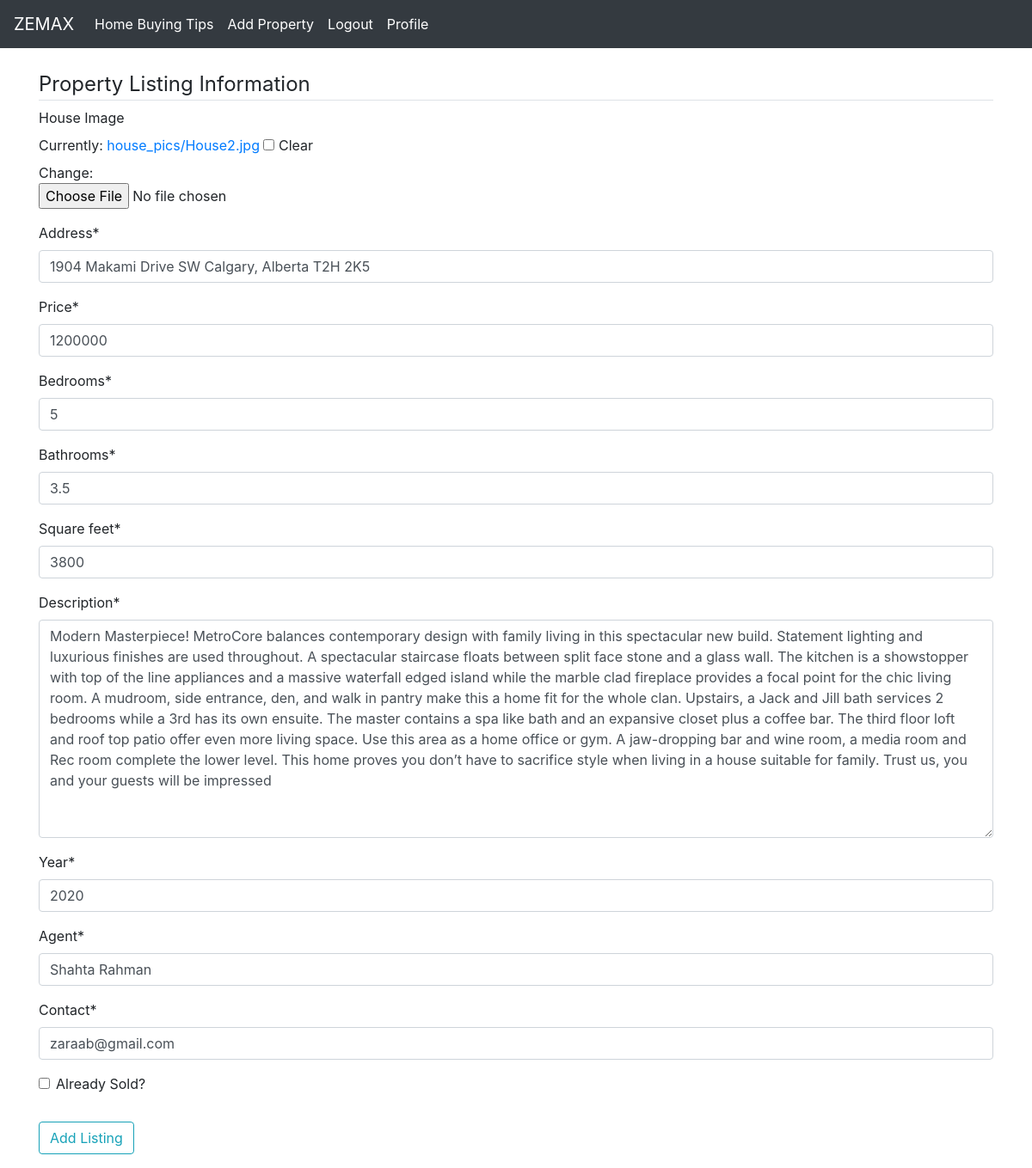
Screenshot of /2/update (signed in) with the database file from the repository.
### zemax/models.py (models this page shows, shortened)
class House(models.Model):
    house_image = models.ImageField(default='default.jpg', upload_to='house_pics', blank=True, max_length=1500,
                                    verbose_name='House Image')
    house_image2 = models.ImageField(default='default.jpg', upload_to='house_pics', blank=True)
    house_image3 = models.ImageField(default='default.jpg', upload_to='house_pics', blank=True)
    house_image4 = models.ImageField(default='default.jpg', upload_to='house_pics', blank=True)
    house_image5 = models.ImageField(default='default.jpg', upload_to='house_pics', blank=True)
    house_image6 = models.ImageField(default='default.jpg', upload_to='house_pics', blank=True)
    house_image7 = models.ImageField(default='default.jpg', upload_to='house_pics', blank=True)
    house_image8 = models.ImageField(default='default.jpg', upload_to='house_pics', blank=True)
    house_image9 = models.ImageField(default='default.jpg', upload_to='house_pics', blank=True)
    house_image10 = models.ImageField(default='default.jpg', upload_to='house_pics', blank=True)
    house_image11 = models.ImageField(default='default.jpg', upload_to='house_pics', blank=True)
    house_image12 = models.ImageField(default='default.jpg', upload_to='house_pics', blank=True)
    house_image13 = models.ImageField(default='default.jpg', upload_to='house_pics', blank=True)
    house_image14 = models.ImageField(default='default.jpg', upload_to='house_pics', blank=True)
    house_image15 = models.ImageField(default='default.jpg', upload_to='house_pics', blank=True)
    house_image16 = models.ImageField(default='default.jpg', upload_to='house_pics', blank=True)
    house_image17 = models.ImageField(default='default.jpg', upload_to='house_pics', blank=True)
    address = models.CharField(max_length=255)
    price = models.IntegerField()
    bedrooms = models.IntegerField()
    bathrooms = models.FloatField()
    square_feet = models.IntegerField()
    description = models.TextField()
    year = models.IntegerField(default=2020)
    agent = models.CharField(max_length=255)
    contact = models.EmailField(max_length=255)
    sold = models.BooleanField(default=False, verbose_name='Already Sold?')

### zemax/views.py (the view, shortened to what this page needs)
# urls.py: path('<int:pk>/update', HouseUpdateView.as_view(), name='update'),
class HouseUpdateView(LoginRequiredMixin, UpdateView):
    model = House
    fields = ['house_image', 'address', 'price',
              'bedrooms', 'bathrooms', 'square_feet', 'description', 'year', 'agent', 'contact', 'sold']
    login_url = '/login'

### zemax/templates/zemax/House_form.html (shortened to what this page needs)
{% extends 'zemax/base.html' %}
{% load crispy_forms_tags %}
{% block content %}
<br>
    <div class="content-section container">
        <form enctype="multipart/form-data" method="POST">
            <fieldset class="form-group">
                <legend class="border-bottom md-4">Property Listing Information</legend>
                {{ form|crispy }}
            </fieldset>
            <div class="form-group">
                <button type="submit" class="btn btn-outline-info">Add Listing</button>
            </div>
        </form>
    </div>
{% endblock %}

### rows the page displays
House: address "1904 Makami Drive SW Calgary, Alberta T2H 2K5", price "1200000", bedrooms "5", bathrooms "3.5", square_feet "3800", description "Modern Masterpiece! MetroCore balances contemporary design with family living in this spectacular new build. Statement lighting and luxurious finishes are used throughout. A spectacular staircase floats between split face stone and a glass wall. The kitchen is a showstopper with top of the line appliances and a massive waterfall edged island while the marble clad fireplace provides a focal point for the chic living room. A mudroom, side entrance, den, and walk in pantry make this a home fit for the whole clan. Upstairs, a Jack and Jill bath services 2 bedrooms while a 3rd has its own ensuite. The master contains a spa like bath and an expansive closet plus a coffee bar. The third floor loft…", year "2020", agent "Shahta Rahman", contact "zaraab@gmail.com"
